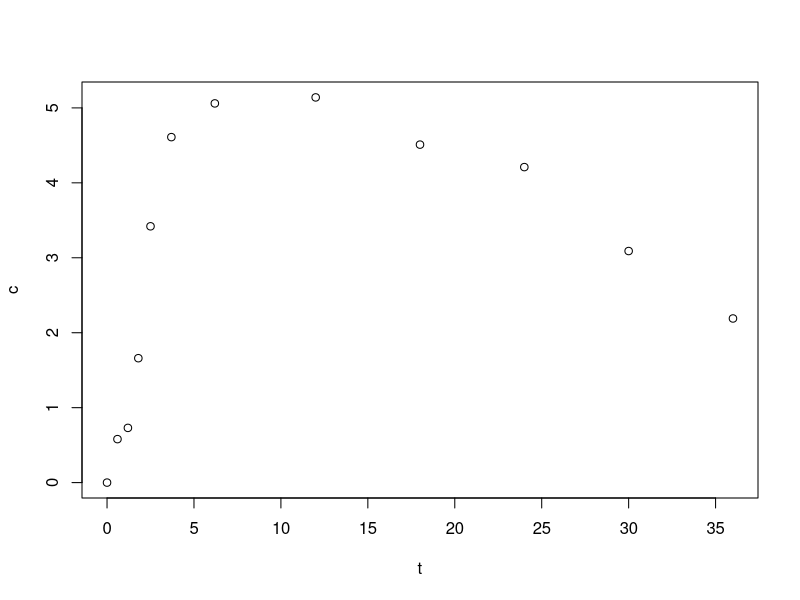

Write the R code that produced this figure.
rm(list = ls(all=TRUE))
#branching process
#qn4 c)
z=0:3;z
pz=c(0.25,0.3,0,0.45);
x=rep(0,7)
x[1]=3;x
#x[1]=sample(z,1,FALSE,pz) # WHEN SIZE OF OTH GENERATION IS NOT GIVEN
for (i in 1:length(x)) {
  x[i+1]=sum(sample(z,x[i],replace = TRUE,prob=pz))
  
}
x

#M/M/1
rm(list = ls(all=TRUE))

# response adaptive randomization
drug=c('placebo','active');n=25
p1=0.5 #placebo
p2=0.7 #active
s=0.02 # take it by own
treat=rep(0,n);
res=rep(0,n);
treat[1]=rbinom(1,1,p1)
res[1]=rbinom(1,1,ifelse(treat[1]==0,p1,p2))
for (i in 2:n) {
  p1=ifelse(treat[i-1]==res[i-1],p1+s,p1-s)
  
  
  treat[i]=rbinom(1,1,p1)
  res[i]=rbinom(1,1,ifelse(treat[i]==0,p1,p2))
  
}
d=data.frame("subject"=1:n,drug[treat+1],res)
d

#pk parameter 
t=c(0,0.6,1.2,1.8,2.5,3.7,6.2,12,18,24,30,36)
c=c(0,0.58,0.73,1.66,3.42,4.61,5.06,5.14,4.51,4.21,3.09,2.19)
cmax=max(c);
a=which.max(c);a
tmax=t[a];
k=length(c);
AUC_k=sum((c[2:k]+c[1:k-1])*(t[2:k]-t[1:k-1]))*0.5;
slope=coefficients(lm(log10(c[a+1:k])~t[a+1:k]))[2];
eli_rate=-2.303*slope;
AUC_inf=AUC_k+(c[k]/eli_rate)
thalf=0.693/eli_rate
ans=cbind(cmax,tmax,AUC_k,AUC_inf,eli_rate,thalf)
ans
plot(t,c)

#test for carry over effect
n1=n2=6;
y11=c(290,187,168,294,250,293);
y12=c(210,116,77,140,161,240);
y21=c(201,200,151,97,228,154);
y22=c(212,277,193,253,201,232);
U1=y11+y12
U2=y21+y22
chat=mean(U2)-mean(U1)
var_u=(var(U1)*(n1-1)+var(U2)*(n2-1))/(n1+n2-2)
var_chat=var_u*((1/n1)+(1/n2))
tcal=chat/sqrt(var_chat)
pcal=2*(1-pt(abs(tcal),n1+n2-2))
alpha=0.05
talpha=pt(alpha,lower.tail = F,df=n1+n2-2)
LL=chat-talpha*sqrt(var_chat)
UL=chat+talpha*sqrt(var_chat)
cbind(LL,UL)
